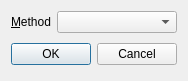
<?xml version="1.0" encoding="UTF-8"?>
<ui version="4.0">
 <class>OptionsDialog</class>
 <widget class="QDialog" name="OptionsDialog">
  <property name="geometry">
   <rect>
    <x>0</x>
    <y>0</y>
    <width>182</width>
    <height>79</height>
   </rect>
  </property>
  <property name="windowTitle">
   <string>Options</string>
  </property>
  <layout class="QVBoxLayout" name="verticalLayout">
   <item>
    <layout class="QFormLayout" name="formLayout">
     <item row="0" column="0">
      <widget class="QLabel" name="label">
       <property name="text">
        <string>&amp;Method</string>
       </property>
       <property name="buddy">
        <cstring>method</cstring>
       </property>
      </widget>
     </item>
     <item row="0" column="1">
      <widget class="QComboBox" name="method"/>
     </item>
    </layout>
   </item>
   <item>
    <layout class="QHBoxLayout">
     <property name="spacing">
      <number>6</number>
     </property>
     <property name="leftMargin">
      <number>0</number>
     </property>
     <property name="topMargin">
      <number>0</number>
     </property>
     <property name="rightMargin">
      <number>0</number>
     </property>
     <property name="bottomMargin">
      <number>0</number>
     </property>
     <item>
      <spacer>
       <property name="orientation">
        <enum>Qt::Horizontal</enum>
       </property>
       <property name="sizeHint" stdset="0">
        <size>
         <width>131</width>
         <height>31</height>
        </size>
       </property>
      </spacer>
     </item>
     <item>
      <widget class="QPushButton" name="okButton">
       <property name="text">
        <string>OK</string>
       </property>
      </widget>
     </item>
     <item>
      <widget class="QPushButton" name="cancelButton">
       <property name="text">
        <string>Cancel</string>
       </property>
      </widget>
     </item>
    </layout>
   </item>
  </layout>
 </widget>
 <resources/>
 <connections>
  <connection>
   <sender>okButton</sender>
   <signal>clicked()</signal>
   <receiver>OptionsDialog</receiver>
   <slot>accept()</slot>
   <hints>
    <hint type="sourcelabel">
     <x>288</x>
     <y>258</y>
    </hint>
    <hint type="destinationlabel">
     <x>96</x>
     <y>254</y>
    </hint>
   </hints>
  </connection>
  <connection>
   <sender>cancelButton</sender>
   <signal>clicked()</signal>
   <receiver>OptionsDialog</receiver>
   <slot>reject()</slot>
   <hints>
    <hint type="sourcelabel">
     <x>369</x>
     <y>258</y>
    </hint>
    <hint type="destinationlabel">
     <x>179</x>
     <y>282</y>
    </hint>
   </hints>
  </connection>
 </connections>
</ui>
